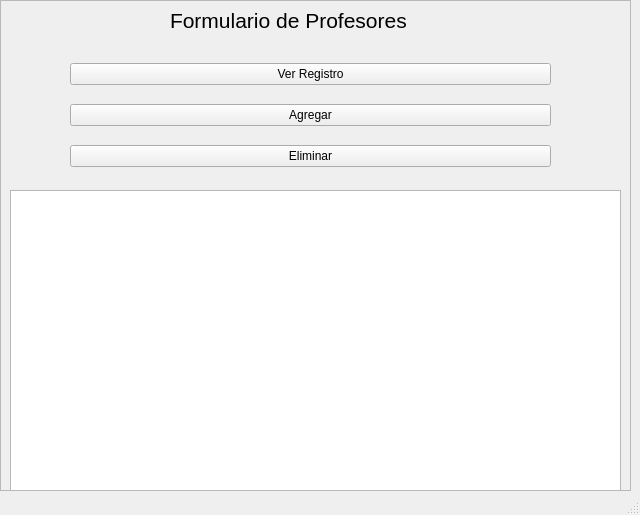
<?xml version="1.0" encoding="UTF-8"?>
<ui version="4.0">
 <class>mainWindow</class>
 <widget class="QMainWindow" name="mainWindow">
  <property name="geometry">
   <rect>
    <x>0</x>
    <y>0</y>
    <width>640</width>
    <height>515</height>
   </rect>
  </property>
  <property name="windowTitle">
   <string>Formulario de Profesores</string>
  </property>
  <widget class="QWidget" name="centralwidget">
   <widget class="QLabel" name="label">
    <property name="geometry">
     <rect>
      <x>170</x>
      <y>0</y>
      <width>291</width>
      <height>41</height>
     </rect>
    </property>
    <property name="font">
     <font>
      <pointsize>16</pointsize>
     </font>
    </property>
    <property name="text">
     <string>Formulario de Profesores</string>
    </property>
   </widget>
   <widget class="QWidget" name="layoutWidget">
    <property name="geometry">
     <rect>
      <x>70</x>
      <y>50</y>
      <width>481</width>
      <height>131</height>
     </rect>
    </property>
    <layout class="QVBoxLayout" name="verticalLayout">
     <item>
      <widget class="QPushButton" name="ver_registro">
       <property name="cursor">
        <cursorShape>PointingHandCursor</cursorShape>
       </property>
       <property name="text">
        <string>Ver Registro</string>
       </property>
      </widget>
     </item>
     <item>
      <widget class="QPushButton" name="Agregar">
       <property name="cursor">
        <cursorShape>PointingHandCursor</cursorShape>
       </property>
       <property name="text">
        <string>Agregar</string>
       </property>
      </widget>
     </item>
     <item>
      <widget class="QPushButton" name="eliminar">
       <property name="cursor">
        <cursorShape>PointingHandCursor</cursorShape>
       </property>
       <property name="text">
        <string>Eliminar</string>
       </property>
      </widget>
     </item>
    </layout>
   </widget>
   <widget class="QFrame" name="frame">
    <property name="geometry">
     <rect>
      <x>0</x>
      <y>0</y>
      <width>631</width>
      <height>491</height>
     </rect>
    </property>
    <property name="frameShape">
     <enum>QFrame::StyledPanel</enum>
    </property>
    <property name="frameShadow">
     <enum>QFrame::Raised</enum>
    </property>
    <widget class="QTableView" name="tableView">
     <property name="geometry">
      <rect>
       <x>10</x>
       <y>190</y>
       <width>611</width>
       <height>301</height>
      </rect>
     </property>
    </widget>
   </widget>
   <zorder>frame</zorder>
   <zorder>label</zorder>
   <zorder>layoutWidget</zorder>
  </widget>
  <widget class="QStatusBar" name="statusbar"/>
 </widget>
 <resources/>
 <connections/>
</ui>
